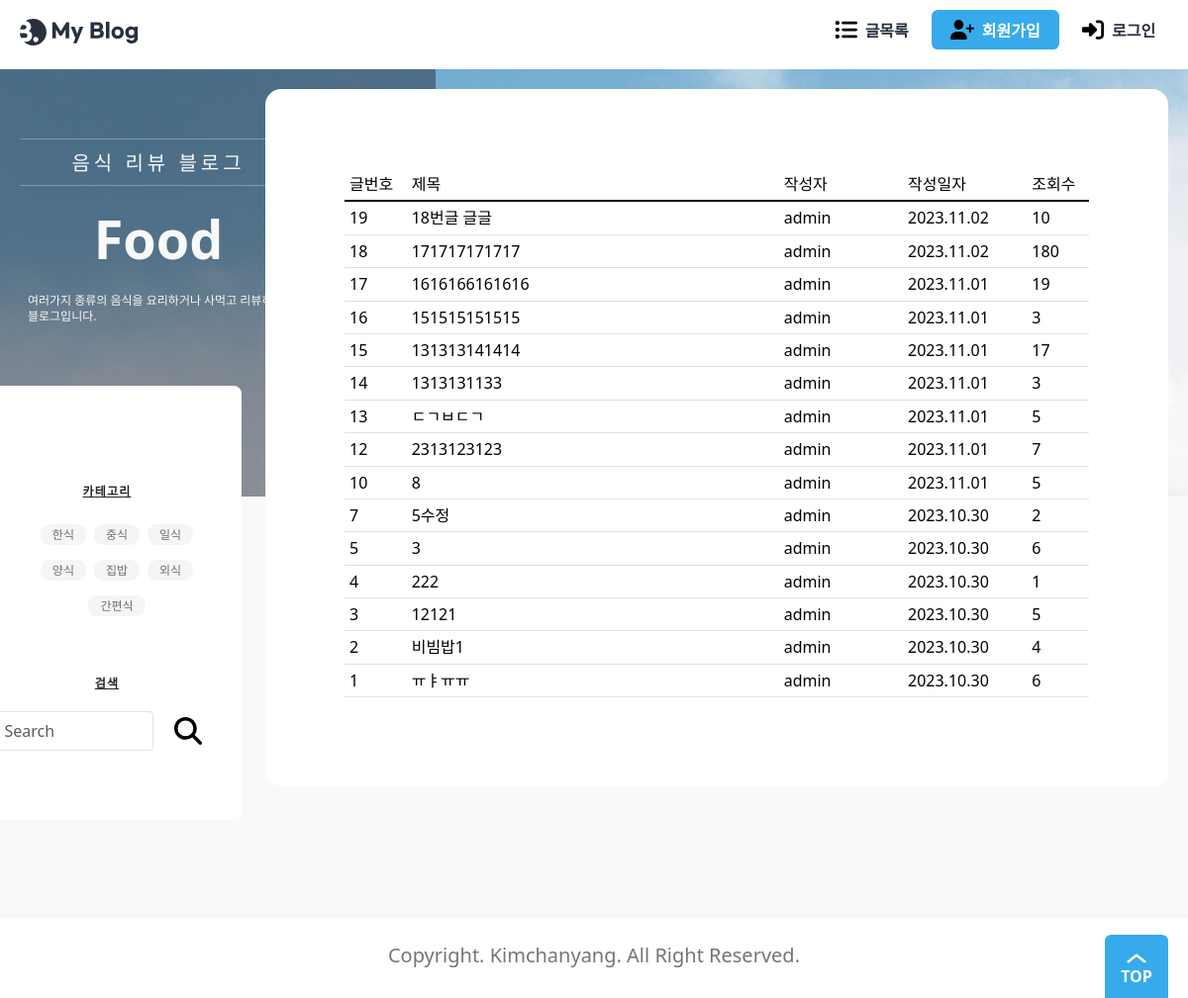
/blog/, run on an earlier commit of the app's database.
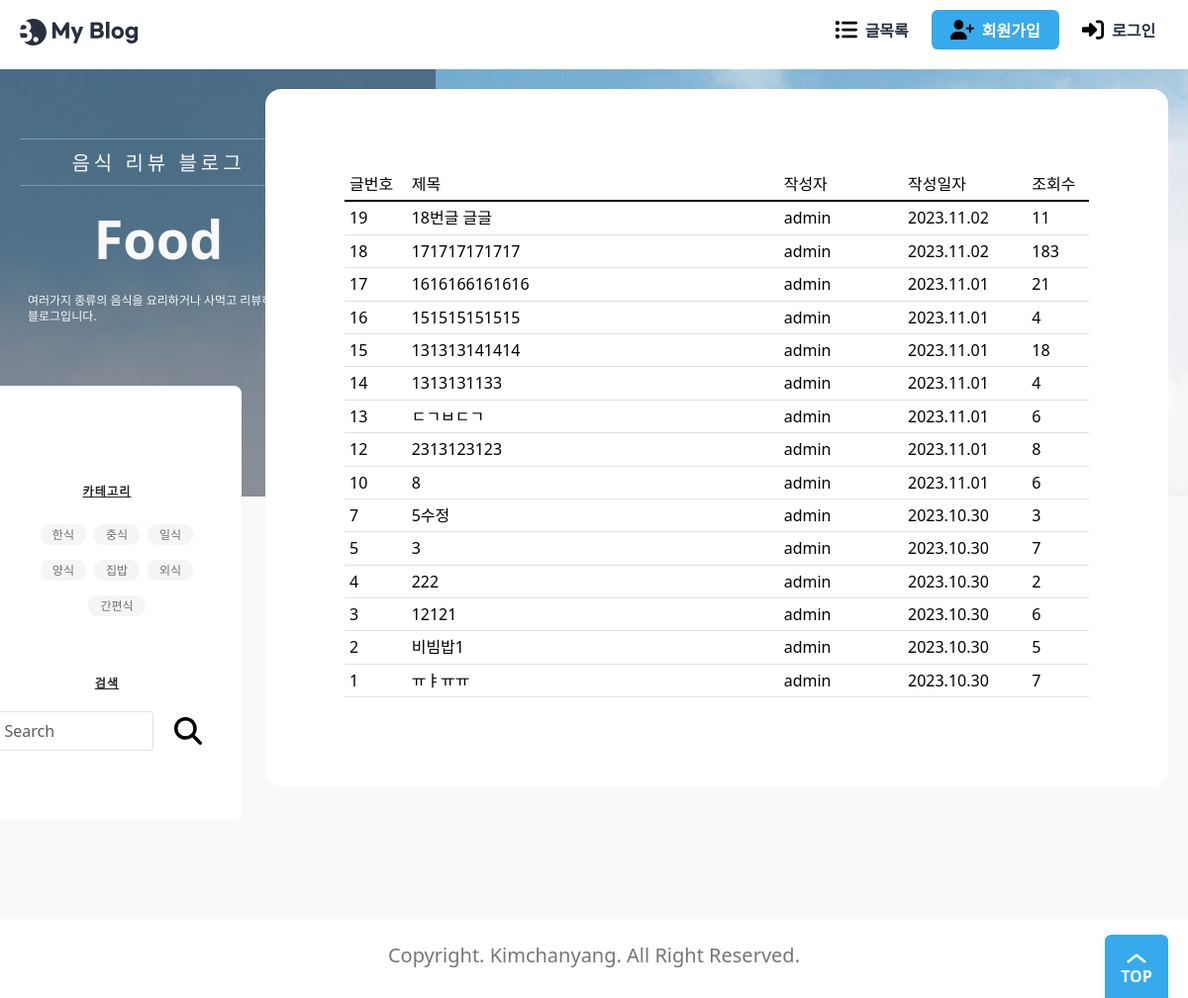
And on a later commit of the database.
### blog/models.py (models this page shows, shortened)
class Post(models.Model):
    title = models.CharField(_("제목"), max_length=50)
    content = models.TextField(_("내용"))
    head_image = models.ImageField(
        _("메인 이미지"), upload_to="blog/images/%Y/%m/%d/", blank=True
    )
    file_upload = models.FileField(
        _("파일"), upload_to="blog/files/%Y/%m/%d/", blank=True
    )
    created_at = models.DateTimeField(_("작성일자"), auto_now_add=True)
    updated_at = models.DateTimeField(_("수정일자"), auto_now=True)
    author = models.ForeignKey(User, on_delete=models.CASCADE, verbose_name="작성자")
    tags = models.ManyToManyField("Tag", blank=True, verbose_name="태그")
    view_count = models.PositiveIntegerField(verbose_name="조회수", default=0)
    likes_count = models.PositiveIntegerField(verbose_name="좋아요", default=0)
    class Meta:
        ordering = ["-created_at"]

### accounts/models.py (models this page shows)
class User(AbstractUser):
    nickname = models.CharField(_("닉네임"), max_length=50)
    profile_img = models.ImageField(
        _("프로필 사진"), upload_to=user_directory_path, blank=True
    )
    class Meta:
        db_table = "User"

### blog/views.py (the view)
# urls.py: path("", views.PostList.as_view(), name="post_list"),
class PostList(ListView):
    model = Post
    ordering = "-pk"
    context_object_name = "posts"
    paginate_by = pageslice
    def get_context_data(self, **kwargs):
        context = super().get_context_data(**kwargs)
        context["tags"] = Tag.objects.all()
        return context

### blog/models.py (called while the page is built)
    def __str__(self):
        return self.name

### templates/blog/post_list.html (shortened to what this page needs)
{% extends "base.html" %}
{% block main %}
{% load static %}
<div class="banner">
    <div class="max-width">
        <div class="banner-contents">
            <p class="sub-text">음식 리뷰 블로그</p>
            <p class="main-text">Food</p>
            <p class="description">
                여러가지 종류의 음식을 요리하거나 사먹고 리뷰하는 블로그입니다.
            </p>
        </div>
    </div>
</div>
<main>
    <div class="max-width">
        <div class="view">
            <section class="wrap-box">
                <div class="inner">
                    <table class="table">
                        <thead style="border-bottom: 2px solid black;">
                            <tr>
                                <th class='col-md-1'>글번호</th>
                                <th class='col-md-6'>제목</th>
                                <th class='col-md-2'>작성자</th>
                                <th class='col-md-2'>작성일자</th>
                                <th class='col-md-1'>조회수</th>
                            </tr>
                        </thead>
                        <tbody>
                            {% for post in posts %}
                            <tr>
                                <td>{{ post.id }}</td>
                                <td><a href="{% url 'post_detail' post.id %}">{{ post.title }}</a></td>
                                <td>{{ post.author }}</td>
                                <td>{{ post.created_at|date:'Y.m.d' }}</td>
                                <td>{{ post.view_count }}</td>
                            </tr>
                            {% endfor %}
                        </tbody>
                    </table>
                </div>
            </section>
        </div>
        <aside class="about">
            <h3>카테고리</h3>
            <ul class="categories">
                {% for tag in tags %}
                <li><a href="{% url 'post_search_tag' tag %}">{{ tag }}</a></li>
                {% endfor %}
            </ul>
            <h3>검색</h3>
            <form class="d-flex" action="{% url 'post_search' %}" method="get">
                <input class="form-control me-2" type="text" placeholder="Search" name="search">
                <button type="submit" class="button white"><img src="{% static './assets/icon-search.svg' %}" alt="My Blog"></button>
            </form>
        </aside>
    </div>
</main>
{% endblock main %}

What changed in the data, as far as the page shows it:
changed Post "18번글 글글": view_count "10" → "11"
changed Post id 18: view_count "180" → "183"
changed Post id 17: view_count "19" → "21"
changed Post id 16: view_count "3" → "4"
changed Post id 15: view_count "17" → "18"
changed Post id 14: view_count "3" → "4"
changed Post "ㄷㄱㅂㄷㄱ": view_count "5" → "6"
changed Post id 12: view_count "7" → "8"
changed Post id 10: view_count "5" → "6"
changed Post "5수정": view_count "2" → "3"
changed Post id 5: view_count "6" → "7"
changed Post id 4: view_count "1" → "2"
changed Post id 3: view_count "5" → "6"
changed Post "비빔밥1": view_count "4" → "5"
changed Post "ㅠㅑㅠㅠ": view_count "6" → "7"
